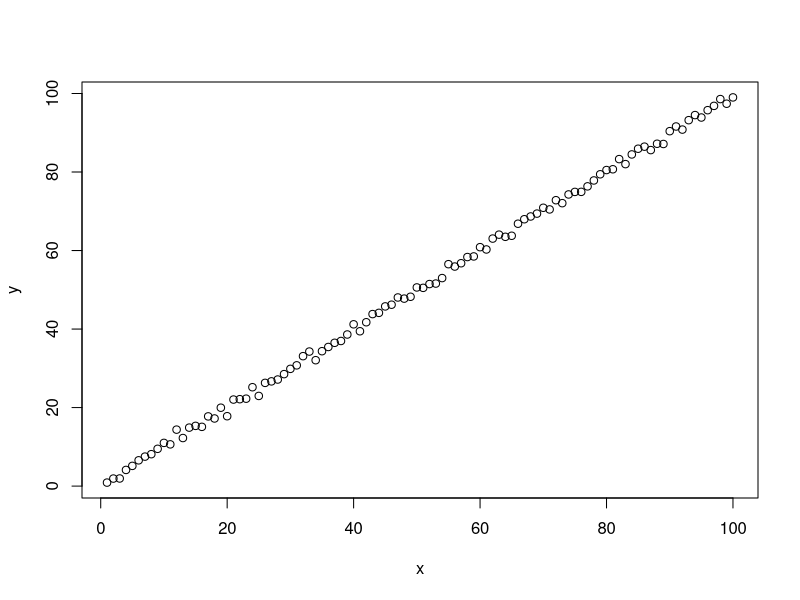

This figure's R source:
# This is our external R script called example.R
# We're adding two chunks variablesXY and plotXY

## @knitr variablesXY

x<-1:100
y<-x+rnorm(100)

## @knitr plotXY

plot(x,y)